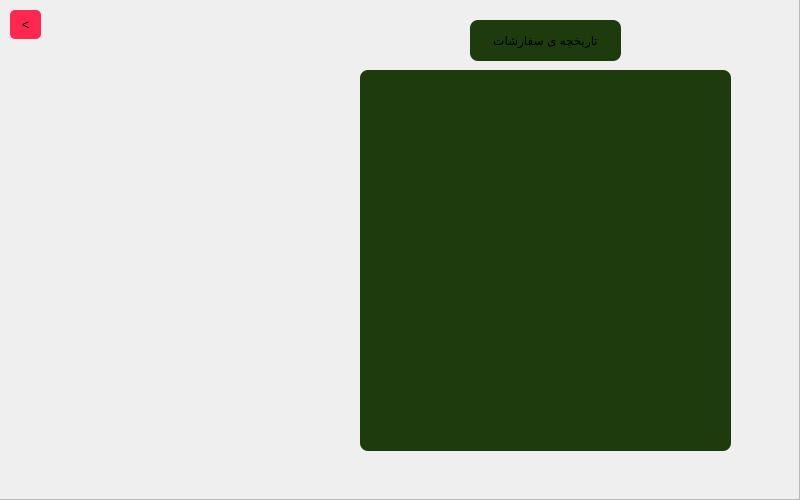
<?xml version="1.0" encoding="UTF-8"?>
<ui version="4.0">
 <class>history</class>
 <widget class="QWidget" name="history">
  <property name="geometry">
   <rect>
    <x>0</x>
    <y>0</y>
    <width>800</width>
    <height>500</height>
   </rect>
  </property>
  <property name="minimumSize">
   <size>
    <width>800</width>
    <height>500</height>
   </size>
  </property>
  <property name="maximumSize">
   <size>
    <width>800</width>
    <height>500</height>
   </size>
  </property>
  <property name="windowTitle">
   <string>Form</string>
  </property>
  <widget class="QTableWidget" name="tableWidget">
   <property name="geometry">
    <rect>
     <x>360</x>
     <y>70</y>
     <width>371</width>
     <height>381</height>
    </rect>
   </property>
   <property name="styleSheet">
    <string notr="true">background-color: rgb(30, 59, 14);
border-radius:8px</string>
   </property>
  </widget>
  <widget class="QFrame" name="frame">
   <property name="geometry">
    <rect>
     <x>-1</x>
     <y>-1</y>
     <width>801</width>
     <height>501</height>
    </rect>
   </property>
   <property name="styleSheet">
    <string notr="true">border-image: url(:/new/images/historybg.jpg);</string>
   </property>
   <property name="frameShape">
    <enum>QFrame::Shape::StyledPanel</enum>
   </property>
   <property name="frameShadow">
    <enum>QFrame::Shadow::Raised</enum>
   </property>
  </widget>
  <widget class="QPushButton" name="backbtn">
   <property name="geometry">
    <rect>
     <x>10</x>
     <y>10</y>
     <width>31</width>
     <height>29</height>
    </rect>
   </property>
   <property name="cursor">
    <cursorShape>PointingHandCursor</cursorShape>
   </property>
   <property name="styleSheet">
    <string notr="true">padding:2px;

background-color: rgb(255, 39, 79);
border:0px solid;
color:black;
font: 900 9pt &quot;IRANYekanFN&quot;;
border-radius:5px;</string>
   </property>
   <property name="text">
    <string>&lt;</string>
   </property>
  </widget>
  <widget class="QLabel" name="label">
   <property name="geometry">
    <rect>
     <x>470</x>
     <y>20</y>
     <width>151</width>
     <height>41</height>
    </rect>
   </property>
   <property name="styleSheet">
    <string notr="true">background-color: rgb(30, 59, 14);
border-radius:8px;

font: 800 9pt &quot;IRANYekan&quot;;</string>
   </property>
   <property name="text">
    <string>تاریخچه ی سفارشات</string>
   </property>
   <property name="alignment">
    <set>Qt::AlignmentFlag::AlignCenter</set>
   </property>
  </widget>
  <zorder>frame</zorder>
  <zorder>tableWidget</zorder>
  <zorder>backbtn</zorder>
  <zorder>label</zorder>
 </widget>
 <resources/>
 <connections/>
</ui>
